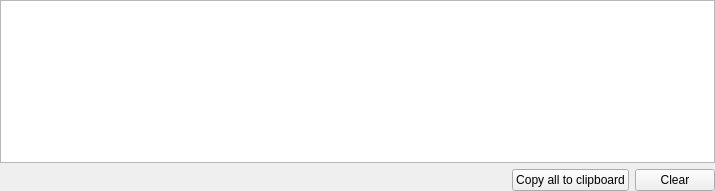
<?xml version="1.0" encoding="UTF-8"?>
<ui version="4.0">
 <class>LogDock</class>
 <widget class="QDockWidget" name="LogDock">
  <property name="geometry">
   <rect>
    <x>0</x>
    <y>0</y>
    <width>715</width>
    <height>191</height>
   </rect>
  </property>
  <property name="sizePolicy">
   <sizepolicy hsizetype="Maximum" vsizetype="Maximum">
    <horstretch>0</horstretch>
    <verstretch>0</verstretch>
   </sizepolicy>
  </property>
  <property name="windowTitle">
   <string>Log</string>
  </property>
  <widget class="QWidget" name="dockWidgetContents">
   <layout class="QVBoxLayout" name="verticalLayout">
    <property name="leftMargin">
     <number>0</number>
    </property>
    <property name="topMargin">
     <number>0</number>
    </property>
    <property name="rightMargin">
     <number>0</number>
    </property>
    <property name="bottomMargin">
     <number>0</number>
    </property>
    <item>
     <widget class="QTextEdit" name="teContent">
      <property name="sizePolicy">
       <sizepolicy hsizetype="Preferred" vsizetype="Preferred">
        <horstretch>0</horstretch>
        <verstretch>0</verstretch>
       </sizepolicy>
      </property>
      <property name="readOnly">
       <bool>true</bool>
      </property>
     </widget>
    </item>
    <item>
     <layout class="QHBoxLayout" name="horizontalLayout">
      <item>
       <spacer name="horizontalSpacer">
        <property name="orientation">
         <enum>Qt::Horizontal</enum>
        </property>
        <property name="sizeHint" stdset="0">
         <size>
          <width>40</width>
          <height>20</height>
         </size>
        </property>
       </spacer>
      </item>
      <item>
       <widget class="QPushButton" name="btnCopy">
        <property name="text">
         <string>Copy all to clipboard</string>
        </property>
       </widget>
      </item>
      <item>
       <widget class="QPushButton" name="btnClear">
        <property name="text">
         <string>Clear</string>
        </property>
        <property name="icon">
         <iconset resource="../../../media/resources.qrc">
          <normaloff>:/icons/x.png</normaloff>:/icons/x.png</iconset>
        </property>
       </widget>
      </item>
     </layout>
    </item>
   </layout>
  </widget>
 </widget>
 <resources>
  <include location="../../../media/resources.qrc"/>
 </resources>
 <connections/>
</ui>
